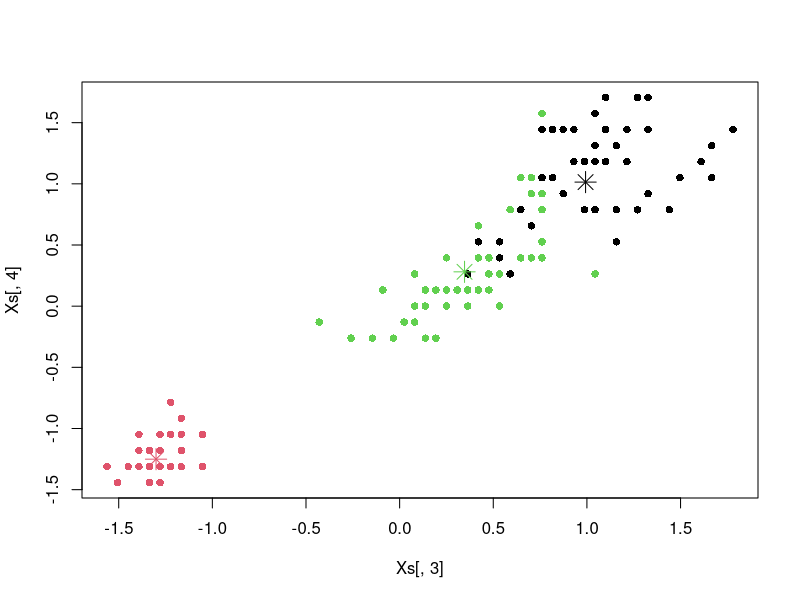
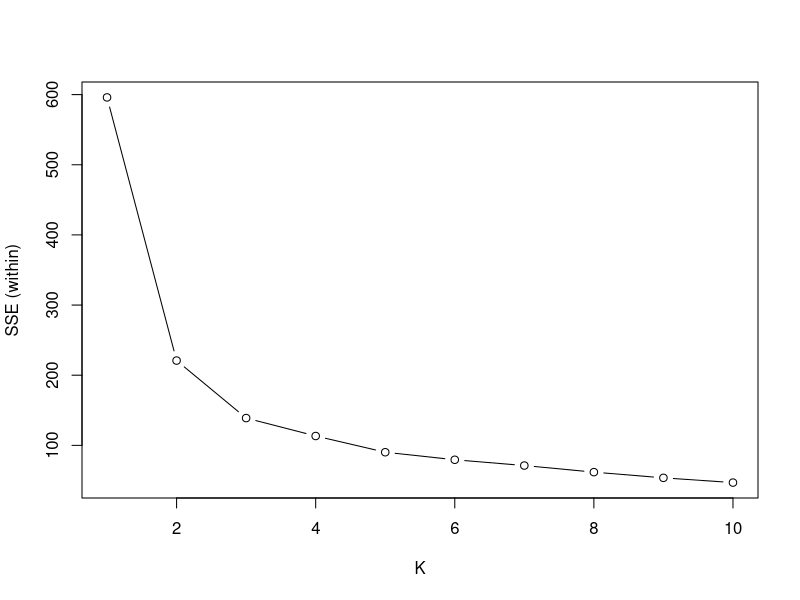

Write the R code that produced these figures, in order.
# ==========================================================================
# TEMA 02: K-MEANS
# Clase 2, Clase 3
# ==========================================================================


# --------------------------------------------------------------------------
# K-Means en R con escalamiento y codo
# Origen: Equivalente agregado, no viene del material del curso
# --------------------------------------------------------------------------

# Datos
X <- iris[, 1:4]

# Escalar es fundamental si las unidades difieren
Xs <- scale(X)

# K-Means con 3 grupos y 25 inicializaciones aleatorias
set.seed(0)
km <- kmeans(Xs, centers = 3, nstart = 25)

km$centers        # centroides (una fila por grupo)
km$cluster        # etiquetas de cada observación
km$tot.withinss   # WSS total = SSE
km$betweenss      # BSS
km$totss          # SST = BSS + WSS

plot(Xs[, 3], Xs[, 4], col = km$cluster, pch = 16)
points(km$centers[, 3], km$centers[, 4], col = 1:3, pch = 8, cex = 2)


# Método del codo
sse <- rep(0, 10)
for (k in 1:10) {
  sse[k] <- kmeans(Xs, centers = k, nstart = 25)$tot.withinss
}
plot(1:10, sse, type = "b", xlab = "K", ylab = "SSE (within)")
